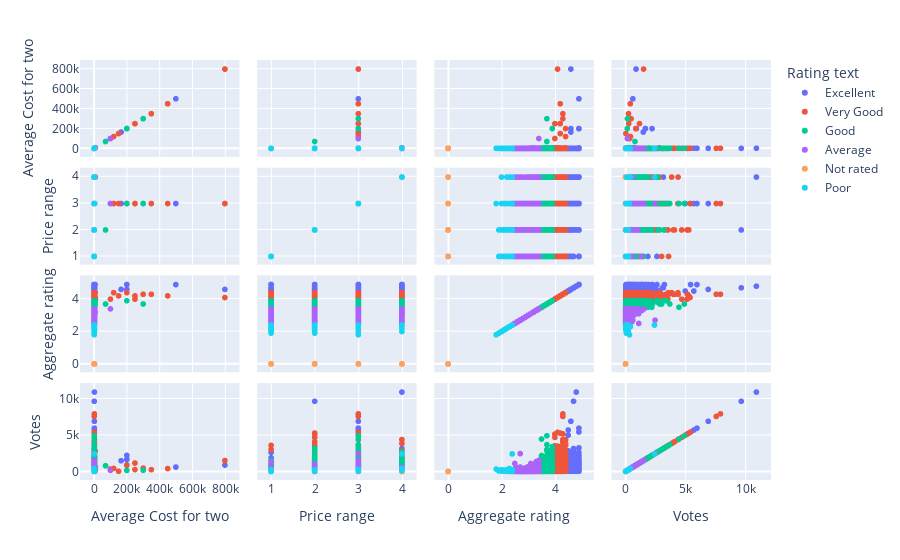

Notebook cell for this chart:
### Markdown cell above
* Observation: We can see how the Average Cost for two and the Votes are related and in which cities.

### Code cell
# Scatter Plot

px.scatter_matrix(zomato_data, dimensions=['Average Cost for two', 'Price range', 'Aggregate rating', 'Votes'], color='Rating text')

### Figure 1 — Plotly figure (JSON) as saved in the notebook; plotly's stock layout.template omitted (floating-point values rounded to 4 significant figures; data arrays with more than 128 entries replaced by an {"elided": "..."} marker saying what was removed)
{"data": [{"dimensions": [{"axis": {"matches": true}, "label": "Average Cost for two", "values": {"elided": "301 int values"}}, {"axis": {"matches": true}, "label": "Price range", "values": {"elided": "301 int values"}}, {"axis": {"matches": true}, "label": "Aggregate rating", "values": {"elided": "301 float values"}}, {"axis": {"matches": true}, "label": "Votes", "values": {"elided": "301 int values"}}], "hovertemplate": "Rating text=Excellent<br>%{xaxis.title.text}=%{x}<br>%{yaxis.title.text}=%{y}<extra></extra>", "legendgroup": "Excellent", "marker": {"color": "#636efa", "symbol": "circle"}, "name": "Excellent", "showlegend": true, "type": "splom"}, {"dimensions": [{"axis": {"matches": true}, "label": "Average Cost for two", "values": {"elided": "1079 int values"}}, {"axis": {"matches": true}, "label": "Price range", "values": {"elided": "1079 int values"}}, {"axis": {"matches": true}, "label": "Aggregate rating", "values": {"elided": "1079 float values"}}, {"axis": {"matches": true}, "label": "Votes", "values": {"elided": "1079 int values"}}], "hovertemplate": "Rating text=Very Good<br>%{xaxis.title.text}=%{x}<br>%{yaxis.title.text}=%{y}<extra></extra>", "legendgroup": "Very Good", "marker": {"color": "#EF553B", "symbol": "circle"}, "name": "Very Good", "showlegend": true, "type": "splom"}, {"dimensions": [{"axis": {"matches": true}, "label": "Average Cost for two", "values": {"elided": "2100 int values"}}, {"axis": {"matches": true}, "label": "Price range", "values": {"elided": "2100 int values"}}, {"axis": {"matches": true}, "label": "Aggregate rating", "values": {"elided": "2100 float values"}}, {"axis": {"matches": true}, "label": "Votes", "values": {"elided": "2100 int values"}}], "hovertemplate": "Rating text=Good<br>%{xaxis.title.text}=%{x}<br>%{yaxis.title.text}=%{y}<extra></extra>", "legendgroup": "Good", "marker": {"color": "#00cc96", "symbol": "circle"}, "name": "Good", "showlegend": true, "type": "splom"}, {"dimensions": [{"axis": {"matches": true}, "label": "Average Cost for two", "values": {"elided": "3737 int values"}}, {"axis": {"matches": true}, "label": "Price range", "values": {"elided": "3737 int values"}}, {"axis": {"matches": true}, "label": "Aggregate rating", "values": {"elided": "3737 float values"}}, {"axis": {"matches": true}, "label": "Votes", "values": {"elided": "3737 int values"}}], "hovertemplate": "Rating text=Average<br>%{xaxis.title.text}=%{x}<br>%{yaxis.title.text}=%{y}<extra></extra>", "legendgroup": "Average", "marker": {"color": "#ab63fa", "symbol": "circle"}, "name": "Average", "showlegend": true, "type": "splom"}, {"dimensions": [{"axis": {"matches": true}, "label": "Average Cost for two", "values": {"elided": "2148 int values"}}, {"axis": {"matches": true}, "label": "Price range", "values": {"elided": "2148 int values"}}, {"axis": {"matches": true}, "label": "Aggregate rating", "values": {"elided": "2148 int values"}}, {"axis": {"matches": true}, "label": "Votes", "values": {"elided": "2148 int values"}}], "hovertemplate": "Rating text=Not rated<br>%{xaxis.title.text}=%{x}<br>%{yaxis.title.text}=%{y}<extra></extra>", "legendgroup": "Not rated", "marker": {"color": "#FFA15A", "symbol": "circle"}, "name": "Not rated", "showlegend": true, "type": "splom"}, {"dimensions": [{"axis": {"matches": true}, "label": "Average Cost for two", "values": {"elided": "186 int values"}}, {"axis": {"matches": true}, "label": "Price range", "values": {"elided": "186 int values"}}, {"axis": {"matches": true}, "label": "Aggregate rating", "values": {"elided": "186 float values"}}, {"axis": {"matches": true}, "label": "Votes", "values": {"elided": "186 int values"}}], "hovertemplate": "Rating text=Poor<br>%{xaxis.title.text}=%{x}<br>%{yaxis.title.text}=%{y}<extra></extra>", "legendgroup": "Poor", "marker": {"color": "#19d3f3", "symbol": "circle"}, "name": "Poor", "showlegend": true, "type": "splom"}], "layout": {"dragmode": "select", "legend": {"title": {"text": "Rating text"}, "tracegroupgap": 0}, "margin": {"t": 60}}}
